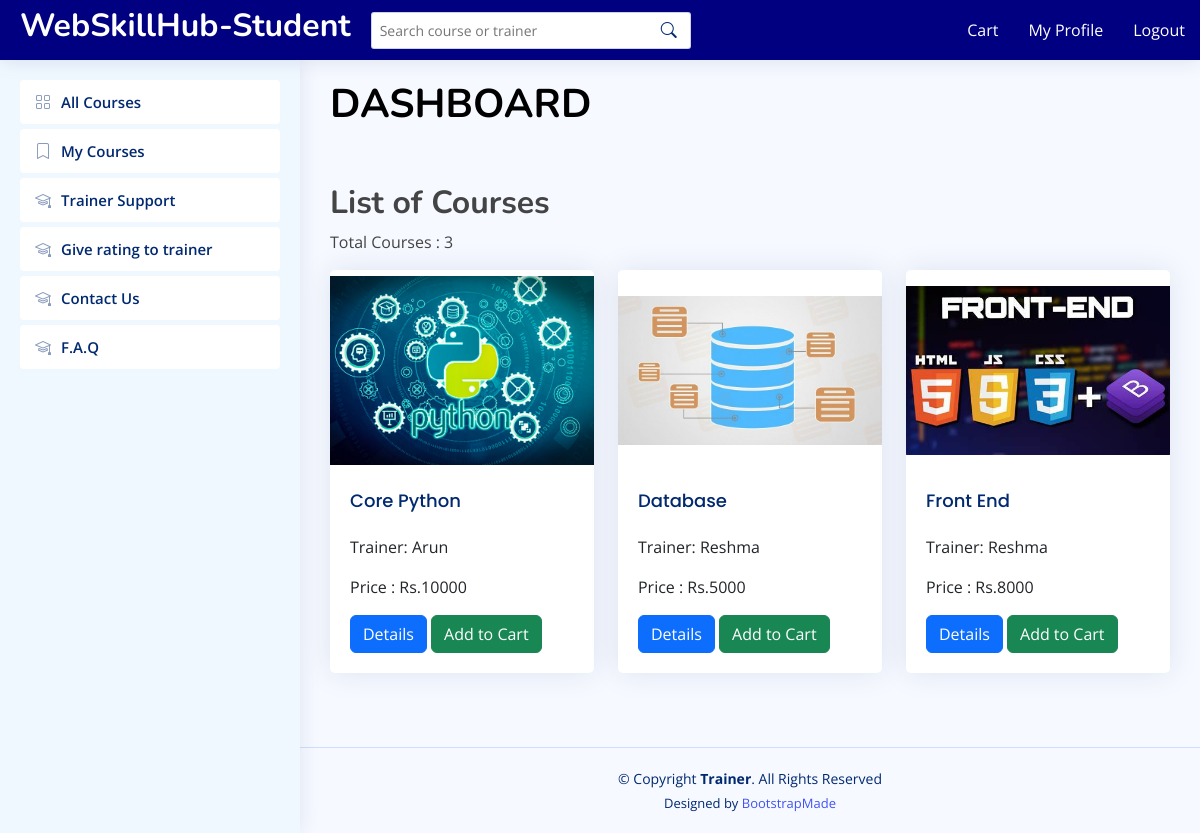
The app's page /student/ (signed in) with its own data.
### managerapp/models.py (models this page shows, shortened)
class Course(models.Model):
    title = models.CharField(max_length=255)
    description = models.TextField()
    image = models.ImageField(upload_to='course_images/', default='default_image.jpg')
    trainer = models.ForeignKey(Trainer, on_delete=models.SET_NULL, null=True, blank=True)
    price = models.IntegerField(default=0)

class Trainer(models.Model):
    name = models.CharField(max_length=100)
    email = models.EmailField()
    username = models.CharField(max_length=100,null=True)
    password = models.CharField(max_length=100,null=True)
    type = models.CharField(max_length=100,null=True)
    skype_id = models.CharField(max_length=100,null=True)
    whatsapp = models.CharField(max_length=100, null=True)

### studentapp/views.py (the view)
# urls.py: path('', views.dashboard, name='dashboard'),
def dashboard(request):
    student_id = request.session.get('student_id')
    if not student_id:
        return redirect('login')
    courses = Course.objects.all()
    total_courses = Course.objects.count()
    context = {'courses': courses,'total_courses': total_courses}
    return render(request,'student/dashboard.html',context)

### templates/student/dashboard.html (shortened to what this page needs)
{% extends 'student/base.html' %}
{% load static %}
{% block content %}
<h1 style="color: black"><b>DASHBOARD</b></h1>
<div class="container mt-5">
    <h2><b>List of Courses</b></h2>
    <p> Total Courses : {{ total_courses }}</p>
    <div class="row">
        {% for course in courses %}
        <div class="col-md-4 mb-4">
            <div class="card" style="width: 100%;">
                <img src="{{course.image.url}}" class="card-img-top" style="height: 200px; width: auto; object-fit: contain;" alt="{{ course.title }}">
                <div class="card-body">
                    <h5 class="card-title">{{ course.title }}</h5>
                    <p class="card-text">
                        Trainer:
                        {% if course.trainer %}
                            {{ course.trainer.name }}
                        {% else %}
                            Not assigned
                        {% endif %}
                    </p>
                    <p>Price : Rs.{{ course.price }}</p>
                    <a href="{% url 'details_s' course.pk %}" class="btn btn-primary">Details</a>
                    <a href="{% url 'addtocart' course.id %}" class="btn btn-success">Add to Cart</a>
                </div>
            </div>
        </div>
        {% empty %}
        <div class="col-12">
            <p>No courses available.</p>
        </div>
        {% endfor %}
    </div>
</div>
{% endblock %}

### templates/student/base.html (shortened to what this page needs)
<!DOCTYPE html>
{% load static %}
<html lang="en">
<head>
  <link href="{% static 'assets/vendor/bootstrap/css/bootstrap.min.css' %}" rel="stylesheet">
  <link href="{% static 'assets/vendor/bootstrap-icons/bootstrap-icons.css' %}" rel="stylesheet">
  <link href="{% static 'assets/vendor/boxicons/css/boxicons.min.css' %}" rel="stylesheet">
  <link href="{% static 'assets/vendor/quill/quill.snow.css' %}" rel="stylesheet">
  <link href="{% static 'assets/vendor/quill/quill.bubble.css' %}" rel="stylesheet">
  <link href="{% static 'assets/vendor/remixicon/remixicon.css' %}" rel="stylesheet">
  <link href="{% static 'assets/vendor/simple-datatables/style.css' %}" rel="stylesheet">
  <link href="{% static 'assets/css/style.css' %}" rel="stylesheet">
</head>
<body>
  <header id="header" class="header fixed-top d-flex align-items-center">
    <div class="d-flex align-items-center justify-content-between">
      <h2><strong><span class="d-none d-lg-block" style="color: white">WebSkillHub-Student</span></strong></a>
    </div>
    <div class="search-bar">
      <form class="search-form d-flex align-items-center" method="GET" action="{% url 'search_student' %}">
        <input type="text" name="q" placeholder="Search course or trainer" title="Enter search keyword">
        <button type="submit" title="Search"><i class="bi bi-search"></i></button>
      </form>
    </div>
    <nav class="header-nav ms-auto">
      <ul class="d-flex align-items-center">
        <li class="nav-item">
          <a class="nav-link" href="{% url 'viewcart' %}">Cart</a>
        </li>
        <li class="nav-item">
          <a class="nav-link" href="{% url 'my_profile' %}">My Profile</a>
        </li>
        <li class="nav-item">
          <a class="nav-link" href="{% url 'logout' %}">Logout</a>
        </li>
      </ul>
    </nav>
  </header>
  <aside id="sidebar" class="sidebar">
    <ul class="sidebar-nav" id="sidebar-nav">
      <li class="nav-item">
        <a class="nav-link collapsed" href="{% url 'student_dashboard' %}">
          <i class="bi bi-grid"></i>
          <span>All Courses</span>
        </a>
      </li>
      <li class="nav-item">
        <a class="nav-link collapsed" href="{% url 'my_orders' %}">
        <i class="bi bi-bookmark"></i>
        <span>My Courses</span>
        </a>
      </li>
      <li class="nav-item">
        <a class="nav-link collapsed" href="{% url 'trainer_support' %}">
          <i class="bi bi-mortarboard"></i>
          <span>Trainer Support</span>
        </a>
      </li>
      <li class="nav-item">
        <a class="nav-link collapsed" href="{% url 'give_rating' %}">
          <i class="bi bi-mortarboard"></i>
          <span>Give rating to trainer</span>
        </a>
      </li>
      <li class="nav-item">
        <a class="nav-link collapsed" href="{% url 'contact' %}">
          <i class="bi bi-mortarboard"></i>
          <span>Contact Us</span>
        </a>
      </li>
      <li class="nav-item">
        <a class="nav-link collapsed" href="{% url 'faq' %}">
          <i class="bi bi-mortarboard"></i>
          <span>F.A.Q</span>
        </a>
      </li>
    </ul>
  </aside>
  <main id="main" class="main">
    <section class="section dashboard">
      <div class="row">
        {% block content %}
        {% endblock %}
      </div>
    </section>
  </main>
  <footer id="footer" class="footer">
    <div class="copyright">
      &copy; Copyright <strong><span>Trainer</span></strong>. All Rights Reserved
    </div>
    <div class="credits">
      Designed by <a href="https://bootstrapmade.com/">BootstrapMade</a>
    </div>
  </footer>
</body>
</html>

### static/assets/css/style.css (style rules this page uses)
:root { scroll-behavior: smooth; }
body { font-family: "Open Sans", sans-serif; background: #f6f9ff; color: #444444; }
a { color: #4154f1; text-decoration: none; }
h1, h2, h3, h4, h5, h6 { font-family: "Nunito", sans-serif; }
#main { margin-top: 60px; padding: 20px 30px; transition: all 0.3s; }
.card { margin-bottom: 30px; border: none; border-radius: 5px; box-shadow: 0px 0 30px rgba(1, 41, 112, 0.1); }
.card-title { padding: 20px 0 15px 0; font-size: 18px; font-weight: 500; color: #012970; font-family: "Poppins", sans-serif; }
.card-body { padding: 0 20px 20px 20px; }
.header { transition: all 0.5s; z-index: 997; height: 60px; box-shadow: 0px 2px 20px rgba(1, 41, 112, 0.1); background-color: #fff; padding-left: 20px; }
.header .search-bar { min-width: 360px; padding: 0 20px; }
.header .search-form { width: 100%; }
.header .search-form input { border: 0; font-size: 14px; color: #012970; border: 1px solid rgba(1, 41, 112, 0.2); padding: 7px 38px 7px 8px; border-radius: 3px; transition: 0.3s; width: 100%; }
.header .search-form button { border: 0; padding: 0; margin-left: -30px; background: none; }
.header .search-form button i { color: #012970; }
.header-nav ul { list-style: none; }
.header-nav>ul { margin: 0; padding: 0; }
.sidebar { position: fixed; top: 60px; left: 0; bottom: 0; width: 300px; z-index: 996; transition: all 0.3s; padding: 20px; overflow-y: auto; scrollbar-width: thin; scrollbar-color: #aab7cf transparent; box-shadow: 0px 0px 20px rgba(1, 41, 112, 0.1); background-color: #fff; }
@media (min-width: 1200px) { #main, #footer { margin-left: 300px; } }
.sidebar-nav { padding: 0; margin: 0; list-style: none; }
.sidebar-nav li { padding: 0; margin: 0; list-style: none; }
.sidebar-nav .nav-item { margin-bottom: 5px; }
.sidebar-nav .nav-link { display: flex; align-items: center; font-size: 15px; font-weight: 600; color: #4154f1; transition: 0.3; background: #f6f9ff; padding: 10px 15px; border-radius: 4px; }
.sidebar-nav .nav-link i { font-size: 16px; margin-right: 10px; color: #4154f1; }
.sidebar-nav .nav-link.collapsed { color: #012970; background: #fff; }
.sidebar-nav .nav-link.collapsed i { color: #899bbd; }
.footer { padding: 20px 0; font-size: 14px; transition: all 0.3s; border-top: 1px solid #cddfff; }
.footer .copyright { text-align: center; color: #012970; }
.footer .credits { padding-top: 5px; text-align: center; font-size: 13px; color: #012970; }

### templates/student/base.html (style rules this page uses)
#header { background-color: Navy; }
.nav-link { padding: 10px 15px; color: white; transition: background-color 0.3s; }
#sidebar { background-color: AliceBlue; }

### records on screen
Course: image (picture), title "Core Python", trainer.name "Arun", price "10000"
Course: image (picture), title "Database", trainer.name "Reshma", price "5000"
Course: image (picture), title "Front End", trainer.name "Reshma", price "8000"

### other values on screen
{{ total_courses }} "3"
